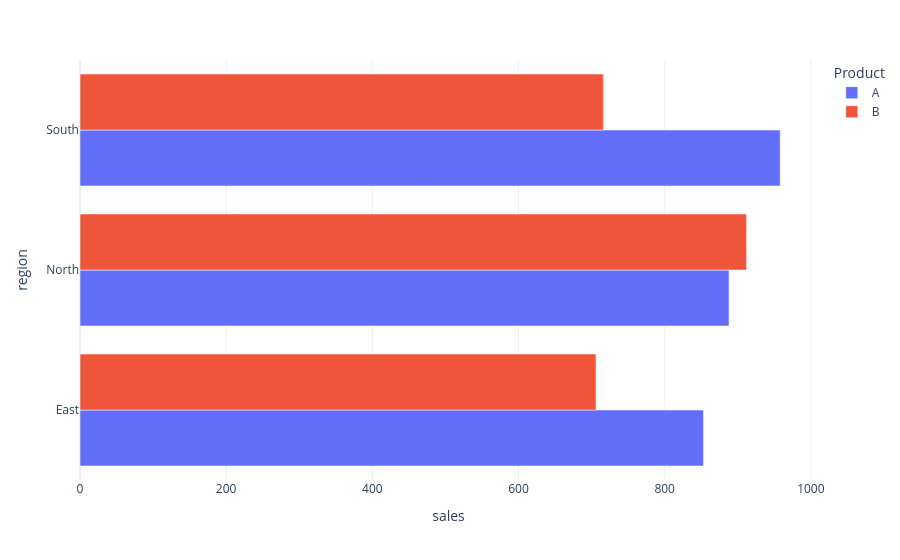

Notebook code for this chart:
### Code cell
fig  = px.bar(
    data_frame = region_product_sales,
    y = 'region',
    x = 'sales',
    color = 'product',
    orientation = 'h',
    barmode = 'group' 

)

fig.update_layout(
    # x
    # y
    legend_title  = 'Product'
)

### Figure 1 — Plotly figure (JSON) as saved in the notebook; plotly's stock layout.template omitted (floating-point values rounded to 4 significant figures)
{"data": [{"alignmentgroup": "True", "hovertemplate": "product=A<br>sales=%{x}<br>region=%{y}<extra></extra>", "legendgroup": "A", "marker": {"color": "#636efa", "pattern": {"shape": ""}}, "name": "A", "offsetgroup": "A", "orientation": "h", "showlegend": true, "textposition": "auto", "type": "bar", "x": [853, 888, 958], "xaxis": "x", "y": ["East", "North", "South"], "yaxis": "y"}, {"alignmentgroup": "True", "hovertemplate": "product=B<br>sales=%{x}<br>region=%{y}<extra></extra>", "legendgroup": "B", "marker": {"color": "#EF553B", "pattern": {"shape": ""}}, "name": "B", "offsetgroup": "B", "orientation": "h", "showlegend": true, "textposition": "auto", "type": "bar", "x": [706, 912, 716], "xaxis": "x", "y": ["East", "North", "South"], "yaxis": "y"}], "layout": {"barmode": "group", "legend": {"title": {"text": "Product"}, "tracegroupgap": 0}, "margin": {"t": 60}, "xaxis": {"anchor": "y", "domain": [0, 1], "title": {"text": "sales"}}, "yaxis": {"anchor": "x", "domain": [0, 1], "title": {"text": "region"}}}}
